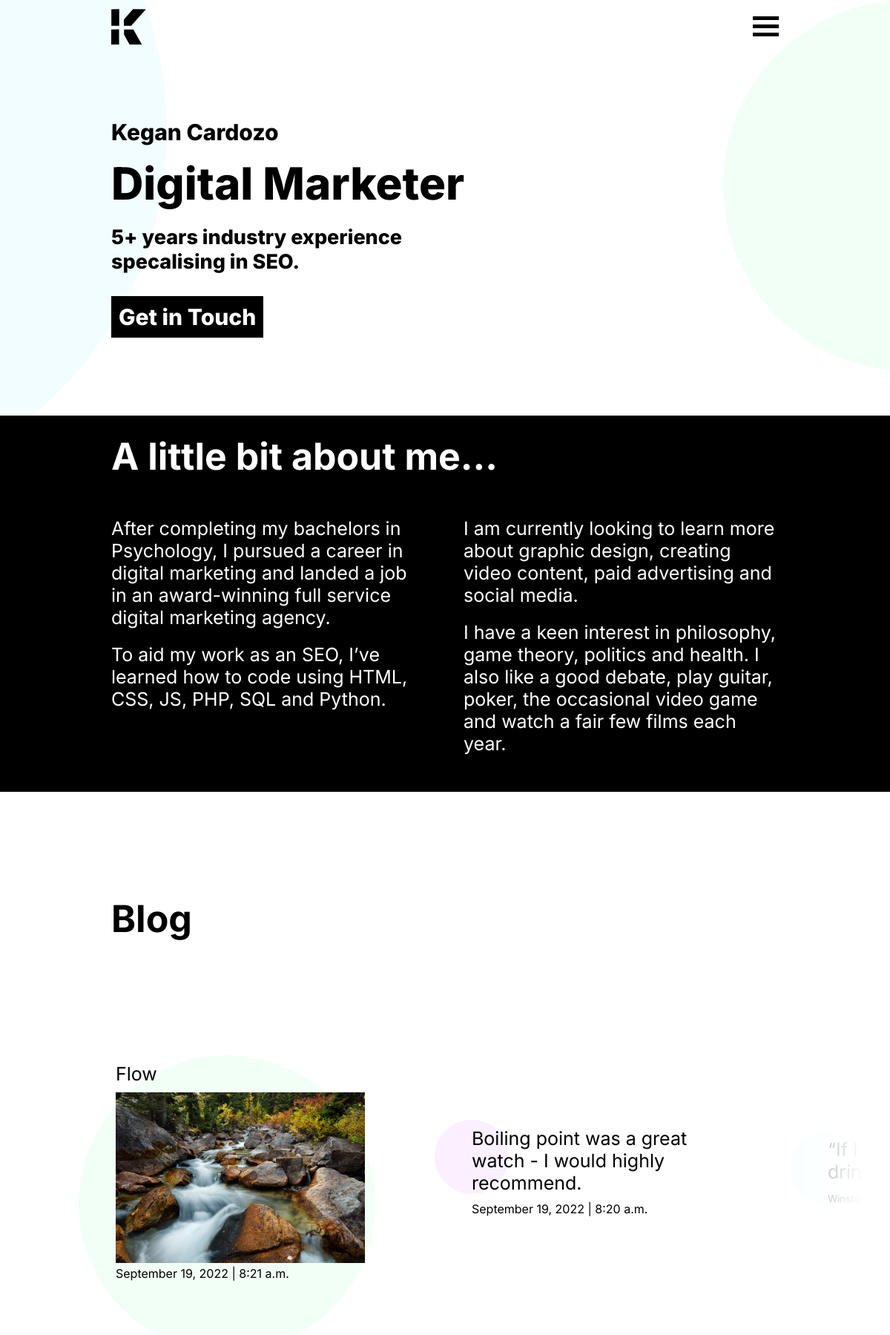
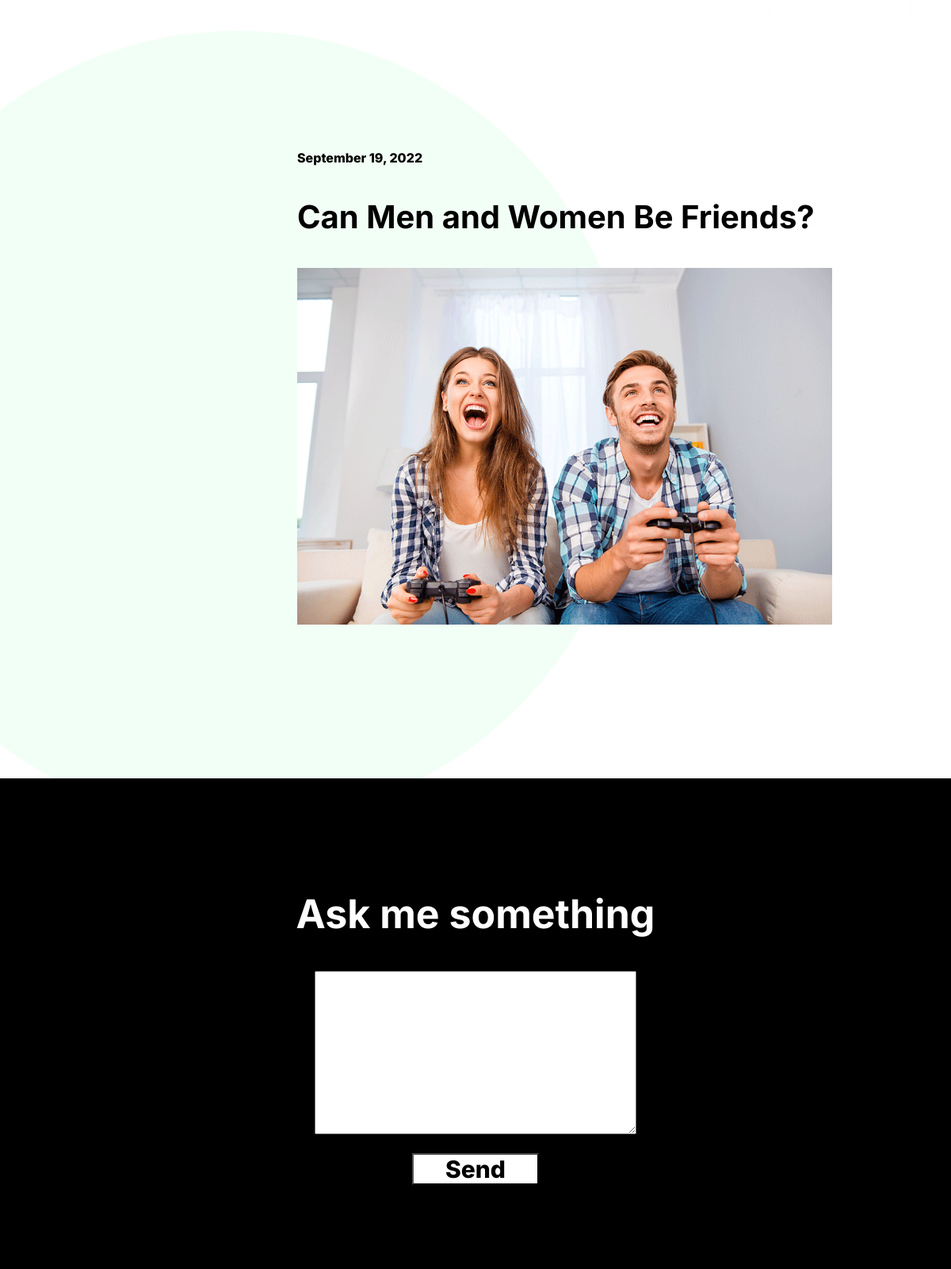
The page / (upper part) on the database its author committed (2 pictures, top to bottom).
### base/models.py (models this page shows, shortened)
class Post(models.Model):
    post_type = models.CharField(max_length=100)
    post_caption = models.CharField(max_length=200, blank=True)
    post_body = models.TextField()
    created = models.DateTimeField(auto_now_add=True)

class Article(models.Model):
    title = models.CharField(max_length=150)
    title_tag = models.CharField(max_length=100)
    brand_title_tag_postfix = models.BooleanField()
    meta_description = models.CharField(max_length=255)
    featured_image = models.CharField(max_length=200)
    noindex = models.BooleanField()
    body = RichTextField(blank=True,null=True)
    created = models.DateTimeField(auto_now_add=True, blank=True, null=True)

### base/views.py (the view)
# urls.py: path('',views.home,name="home"),
def home(request):
    response = 'home'
    posts = Post.objects.all().order_by('-created')
    featured_article = Article.objects.all().order_by('-created')[0]
    context = {'response':response,'posts': posts, 'featured_article' : featured_article}
    return render(request, 'base/home.html', context)

### base/templates/base/home.html (shortened to what this page needs)
{% extends 'main.html' %}
{% load static %}
{% block content %}
<main>
    <div class="circle-blue twinkle"></div>
    <div class="circle-green twinkle"></div>
    <div class="hero">
        <div style="position:relative">
            <div class="fadein">
    <span class="heading-detail">Kegan Cardozo</span>
    <h1 style="font-weight:800;margin-top:15px;margin-bottom:10px;">Digital Marketer</h1>
    <p class="standout-paragraph" style="margin-bottom:30px">5+ years industry experience<br>specalising in SEO.</p>
    <a class="call-to-action" href="">Get in Touch</a>
</div></div>
</div>
<div style="background-color:black" id="about">
    <div class="container">
    <div>
    <h2 style="color:white;padding-top:25px;margin-top:0px;">A little bit about me...</h2>
    <div class="two-column" style="color:white">
        <div><p>After completing my bachelors in Psychology, I pursued a career in digital marketing and landed a job in an award-winning full service digital marketing agency.</p>
            <p>To aid my work as an SEO, I’ve learned how to code using HTML, CSS, JS, PHP, SQL and Python. </p></div>
            <div>
                <p>  I am currently looking to learn more about graphic design, creating video content, paid advertising and social media. </p>
             <p>I have a keen interest in philosophy, game theory, politics and health. I also like a good debate, play guitar, poker, the occasional video game and  watch a fair few films each year. </p>
            </div>
    </div>
</div></div></div>
<div>
        <div class="container">
        <h2 style="font-weight:bold;color:black;padding-top:100px;">Blog</h2></div>
    <div style="padding-bottom:40px;left:-3%" class="glider-contain multiple">
        <div class="slider-fade"></div>
    <div class="glider">
        {% for post in posts %}
        <div class="post-card">
            {% if post.post_type == 'Text' %}
            <div class="post">
                <div class="circle-tiny" style="background-color:#FBF0FF;top:0;left:-50px"></div>
                <p>{{post.post_body}}</p>
                <span class="post-date">{{post.created|date:"F j, Y | g:i a"}}</span>
            </div>
            {% elif post.post_type == 'Image' %}
            <div class="post">
                <div class="circle-medium" style="background-color:#F2FFF6;top:0;left:-50px"></div>
                <p>{{post.post_caption}}</p>
                <img src="{{post.post_body}}" width="100%">
                <span class="post-date">{{post.created|date:"F j, Y | g:i a"}}</span>
            </div>
            {% elif post.post_type == 'Quote' %}
            <div class="post">
                <div class="circle-tiny" style="background-color:#F2FDFF;top:0;left:-50px"></div>
                <p>“{{post.post_body}}”</p>
                <small>{{post.post_caption}}</small>
            </div>
            {% endif %}
    </div>
    {% endfor %}
</div>   </div></div>  <div class="container">
<div class="featured-article-pod" style="position:relative">
    <div class="article-pod-card">
        <span style="font-weight:800;" class="post-date">{{featured_article.created|date:"F j, Y"}}</span>
        <a href="{% url 'article' featured_article.id %}">
        <h3 class="article-pod-title">{{featured_article.title}}</h3>
            <div class="article-pod-container">
        <img src="{{featured_article.featured_image}}" width="100%">
        <div class="article-pod-overlay"><span>Read</span></div></div>
            </a>
    </div>
</div>
</div>
    <div style="background-color:black">
        <div class="container">
            <div style="padding-bottom:100px;padding-left:5%;padding-right:5%">
    <div style="margin-left:10%;margin-right:10%;padding-bottom:100px;display: flex;flex-direction: column;justify-content: center;align-items: center;">
        <h2 style="font-weight:bold;color:white;padding-top:100px;">Ask me something</h2>
        <form width="500px;">
            <textarea type="message" style="width:400px; height:200px;"></textarea><br>
            <input style="padding: 0px 40px;background-color: white;color: black;font-size:30px;text-decoration:none;font-weight:800;margin: 20px;" type="submit" value="Send">
        </form>
    </div></div></div>
</div>
</main>
{% endblock content %}

### templates/main.html (shortened to what this page needs)
{% load static %}
<!DOCTYPE html>
<html lang="en">
<head>
<link rel="stylesheet" href="{% static 'styles/style.css' %}">
<link rel="stylesheet" href="{% static 'styles/glider.css' %}">
  </head>
  <body>
    {% include 'navbar.html' %}
    {% block content %}
    {% endblock %}
</body>
</html>

### templates/navbar.html (shortened to what this page needs)
{% load static %}
<div id="nav" class="navbar-outer">
  <nav class="navbar"><a href="/">
    </a>
<div class="menu-links">
    <ul>
      <li style="padding:inherit;" class="hamburger">
        <div class="lines">
        <div class="bar" id="bar1"></div>
        <div class="bar"  id="bar2">
        </div><div class="bar"  id="bar3"></div></div>
    </ul>
  </div>
</nav></div>

### static/styles/style.css (style rules this page uses)
:root { --light-blue-color: #F2FDFF; --light-green-color: #F2FFF6; --light-purple-color: #FBF0FF; --dark-purple-color:#e8b1fb; --dark-blue-color: #8fedff; --dark-green-color:#90eeac; --font-scale: 1; }
body { margin:0; background-color:white; }
main { overflow:hidden; position:relative; padding-top:100px; }
.navbar-outer { position:fixed;background-color:rgba(255, 255, 255, 0); height:75px; top:0; z-index:10; width:100%; }
.navbar { margin: auto; width: 75%; top:0; display:grid; grid-template-columns:1fr 9fr; }
.menu-links { display:flex; flex-direction: column; justify-content: center; align-items: flex-end; }
.menu-logo { padding-top:10px; float:left; }
.menu-links ul { display:inline; list-style:none; overflow:hidden; }
.menu-links li { float:left; display: block; text-align: center; padding: 16px; text-decoration: none; }
.container { margin: 0 auto 0 auto; width: 75%; padding:0 5% 40px 5%; }
.hero { margin: 0 auto 0 auto; height:400px; width: 75%; padding:5% 5% 0 5%; }
.two-column { display:grid; grid-template-columns:1fr 1fr; gap: 50px; }
.glider { padding-left:10%; }
h1 { font-size:calc((55px*var(--font-scale)) + 5px); }
h2 { font-size:calc((45px*var(--font-scale)) + 5px); }
h3 { font-size:calc((35px*var(--font-scale)) + 5px); }
p { font-size:calc((20px*var(--font-scale)) + 5px); padding:10px 0 10px 0; margin:0; }
.heading-detail { font-size:calc((25px*var(--font-scale)) + 5px); font-weight:800; }
.standout-paragraph { font-weight:800; font-size:calc((22px*var(--font-scale)) + 5px); }
.call-to-action { padding:10px; background-color:black; color:white; font-size:calc((25px*var(--font-scale)) + 5px); text-decoration:none; font-weight:800; }
.post-date { font-size:calc((11px*var(--font-scale)) + 5px); }
.circle-tiny { position: absolute; z-index: -1; height: 100px; width: 100px; border-radius: 50%; }
.circle-medium { position: absolute; z-index: -1; height: 400px; width: 400px; border-radius: 50%; }
.circle-green { position:absolute; z-index:-1; height: 500px; width: 500px; background-color: #F2FFF6; border-radius: 50%; display: inline-block; left:975px; top:0px; }
.circle-blue { position:absolute; z-index:-1; height: 1000px; width: 1000px; background-color:#F2FDFF; border-radius: 50%; display: inline-block; left:-775px; top:-325px; }
.twinkle { animation: twinkle; animation-duration: 12s; }
.fadein { animation: fadeIn; animation-duration: 2s; }
.post-card { display:flex; justify-content:space-between; align-items:center; padding:5%; position:relative; }
.featured-article-pod { display:flex; justify-content:right; margin-top:150px; margin-bottom:150px; }
.article-pod-card { position:relative; width:75%; }
.post { position:relative; }
.slider-fade { background:linear-gradient(90deg, rgba(255,255,255,0.5) 0%, rgba(255,255,255,0) 5%, rgba(255,255,255,0) 50%, rgba(255,255,255,0) 80%,rgba(255,255,255,0.5) 90%, rgba(255,255,255,1) 100%); position:absolute; width:100%; height:100%; z-index:2; pointer-events: none; }
form { text-align:center; }
textarea { font-size:24px; color:black; }
.article-pod-card a, .article-pod-card a:visited { text-decoration:none; color:black; }
.article-pod-container { position: relative; }

### static/styles/glider.css (style rules this page uses)
.glider,.glider-contain { margin:0 auto;position:relative }
.glider,.glider-track { transform:translateZ(0) }
.glider-contain { width:100% }
.glider { overflow-y:hidden;-webkit-overflow-scrolling:touch;-ms-overflow-style:none }
.glider.draggable { user-select:none;cursor:-webkit-grab;cursor:grab }
.glider.draggable .glider-slide img { user-select:none;pointer-events:none }
.glider-slide { user-select:none;justify-content:center;align-content:center;width:100%;min-width:150px }
.glider-slide img { max-width:100% }

### templates/main.html (style rules this page uses)
* { font-family: 'Inter', sans-serif; }

### templates/navbar.html (style rules this page uses)
.bar { width: 35px; height: 5px; background-color: black; margin: 6px 0; }
#nav { transition: top 0.3s; }
.navbar .hamburger #bar1 { transform-origin: 0% 0%; transition: transform 0.4s ease-in-out; }
.navbar .hamburger #bar2 { transition: transform 0.2s ease-in-out; }
.navbar .hamburger #bar3 { transform-origin: 0% 100%; transition: transform 0.4s ease-in-out; }

### rows shown on the page
Post: post_caption "Flow", post_body (picture), created|g "September 19, 2022 | 8:21 a.m."
Post: post_body "Boiling point was a great watch - I would highly recommend.", created|g "September 19, 2022 | 8:20 a.m."
Post: post_body "If I…"
Article: created "September 19, 2022", title "Can Men and Women Be Friends?", featured_image (picture)
